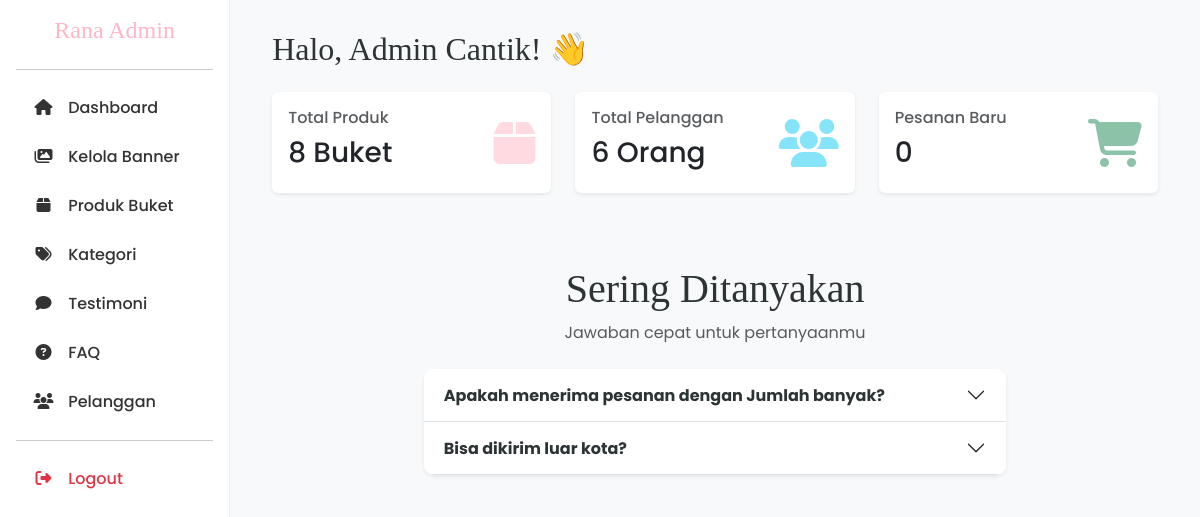
/admin/index.php (signed in), run on the app's committed database.
### tables this page shows
CREATE TABLE `faqs` (
  `id` int(11) NOT NULL,
  `pertanyaan` text NOT NULL,
  `jawaban` text NOT NULL
);

### admin/index.php (the view, shortened to what this page needs)
<?php include 'includes/header.php';
$jumlah_produk = mysqli_num_rows(mysqli_query($conn, "SELECT * FROM products"));
$jumlah_user = mysqli_num_rows(mysqli_query($conn, "SELECT * FROM users WHERE role='user'"));
?>
<div class="container-fluid">
    <h2 class="mb-4 brand-font">Halo, Admin Cantik! 👋</h2>
    <div class="row">
        <div class="col-md-4 mb-4">
            <div class="card border-0 shadow-sm p-3">
                <div class="d-flex justify-content-between align-items-center">
                    <div>
                        <h6 class="text-muted">Total Produk</h6>
                        <h3><?= $jumlah_produk; ?> Buket</h3>
                    </div>
                    <i class="fas fa-box fa-3x text-pink" style="color: var(--primary-pink); opacity: 0.5;"></i>
                </div>
            </div>
        </div>
        <div class="col-md-4 mb-4">
            <div class="card border-0 shadow-sm p-3">
                <div class="d-flex justify-content-between align-items-center">
                    <div>
                        <h6 class="text-muted">Total Pelanggan</h6>
                        <h3><?= $jumlah_user; ?> Orang</h3>
                    </div>
                    <i class="fas fa-users fa-3x text-info" style="opacity: 0.5;"></i>
                </div>
            </div>
        </div>
        <div class="col-md-4 mb-4">
            <div class="card border-0 shadow-sm p-3">
                <div class="d-flex justify-content-between align-items-center">
                    <div>
                        <h6 class="text-muted">Pesanan Baru</h6>
                        <h3>0</h3>
                    </div>
                    <i class="fas fa-shopping-cart fa-3x text-success" style="opacity: 0.5;"></i>
                </div>
            </div>
        </div>
    </div>
</div>
                <div class="container mb-5 mt-5" id="faq">
        <div class="text-center mb-4">
            <h2 class="brand-font display-6">Sering Ditanyakan</h2>
            <p class="text-muted">Jawaban cepat untuk pertanyaanmu</p>
        </div>
        <div class="row justify-content-center">
            <div class="col-md-8">
                <div class="accordion shadow-sm" id="accordionFAQ" style="border-radius: 10px; overflow: hidden;">
                    <?php
                    $q_faq = mysqli_query($conn, "SELECT * FROM faqs");
                    if(mysqli_num_rows($q_faq) > 0):
                        while($faq = mysqli_fetch_assoc($q_faq)):
                            $collapseID = "collapse" . $faq['id'];
                            $headingID = "heading" . $faq['id'];
                    ?>
                    <div class="accordion-item border-0 border-bottom">
                        <h2 class="accordion-header" id="<?= $headingID; ?>">
                            <button class="accordion-button collapsed fw-bold" type="button" data-bs-toggle="collapse" data-bs-target="#<?= $collapseID; ?>" aria-expanded="false" style="color: var(--text-dark);">
                                <?= $faq['pertanyaan']; ?>
                            </button>
                        </h2>
                    </div>
                    <?php endwhile; ?>
                    <?php else: ?>
                        <div class="p-4 text-center text-muted">Belum ada pertanyaan yang ditampilkan.</div>
                    <?php endif; ?>
                </div>
            </div>
        </div>
    </div>
<?php include 'includes/footer.php'; ?>

### assets/css/style.css (style rules this page uses)
:root { --primary-pink: #FFB7C5; --hover-pink: #ff9eb0; --text-dark: #2d3436; --card-bg: #ffffff; --bg-soft: #fdfbfb; }
body { background-color: var(--bg-soft); font-family: 'Poppins', sans-serif; color: var(--text-dark); }
.brand-font { font-family: 'Playfair Display', serif; }

### data on the page
faqs: pertanyaan "Apakah menerima pesanan dengan Jumlah banyak?"
faqs: pertanyaan "Bisa dikirim luar kota?"

### other printed values
$jumlah_produk "8"
$jumlah_user "6"
